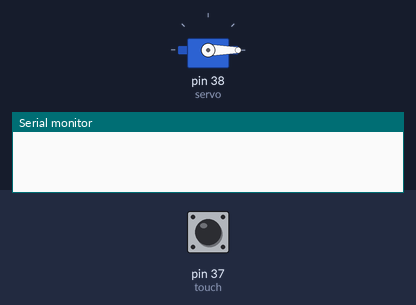
A sketch run on a simulated Arduino Mega 2560, built with avr-gcc and run on an emulated ATmega2560. Parts: servo, the last lines printed to the serial monitor. Inputs (shaded band) come from the test bench; at power-on: pin 37 (touch) LOW.

Above: at 1.2 s.
1.3 s: pin 37 (touch) pulled HIGH for 0.15 s
At 2.3 s:
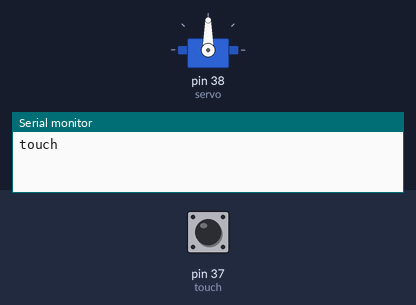
2.9 s: pin 37 (touch) pulled HIGH for 1 s
At 3.5 s:
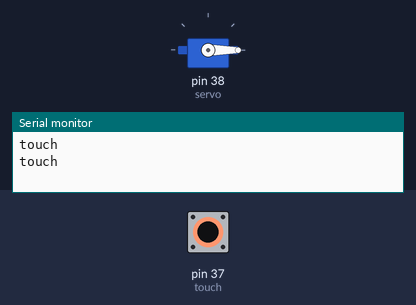
5.4 s: pin 37 (touch) pulled HIGH for 3.2 s
At 6.6 s:
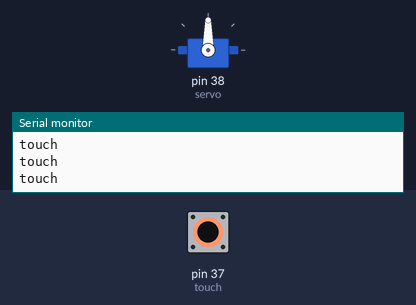
Timing chart, 0 to 8.4 s (numbered marks = the images above; inputs shaded):
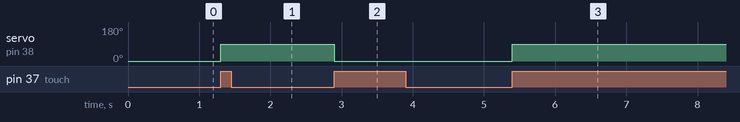

Measured:
- after the input at 1.3 s, servo on pin 38 (servo): 0° → 90° at once
- after the input at 2.9 s, servo on pin 38 (servo): 90° → 0° at once
- after the input at 5.4 s, servo on pin 38 (servo): 0° → 90° at once

The sketch:

sensor_touch_con_servo_para_puerta.ino
```cpp
#include <Servo.h>

//PINES
const int touch = 37;
const int servo = 38;

Servo myservo;//coge informacion de la libreria

//VARIABLES
int angle = 0;
int estado_ultimo_toque;
int estado_tactil_actual;

void setup() {
  // CONFIGURACIÓN
  Serial.begin(9600);

  pinMode(touch, INPUT);
  myservo.attach(servo);

  myservo.write(angle);
  estado_tactil_actual = digitalRead(touch);

}

void loop() {
  // CODIGO PRINCIPAL

  estado_ultimo_toque = estado_tactil_actual;
  estado_tactil_actual = digitalRead(touch);

  if (estado_ultimo_toque == LOW && estado_tactil_actual == HIGH){
    Serial.println("touch");

    if (angle == 0)
        angle = 90;

    else
     if (angle == 90)
         angle = 0;

         myservo.write(angle);

  }
}
```
